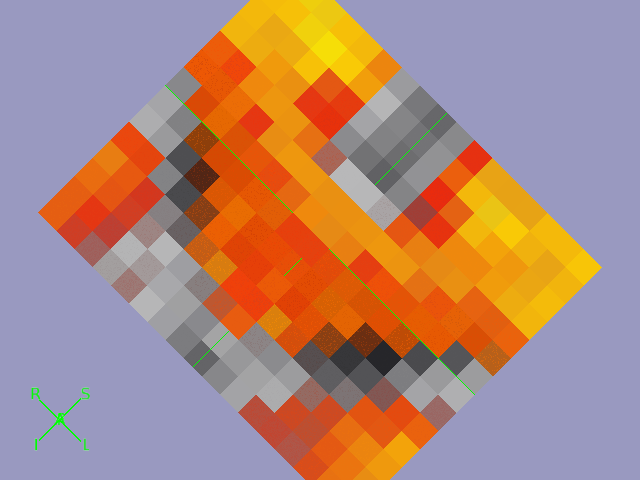
#> input picture fsleyes/tests/testdata/test_render_3d_-dl_-noc_-rot_0_0_-45_3d.nii.gz_3d.nii.gz_-cr_6300_8000_-cm_red-yellow.png, 640 x 480 px
$ python compare_images.py testdata/test_render_3d_-dl_-noc_-rot_0_0_-45_3d.nii.gz_3d.nii.gz_-cr_6300_8000_-cm_red-yellow.png 5
#> lines starting #> are read from the running program, lines starting #| are printed output that depends on the picture; pictures that were not available may be replaced by others from this repository, and a replacement may not be noted
#> further down, image1 is the input picture: shape (480, 640, 4) float32; mean R, G, B, A 0.687, 0.533, 0.475, 1
#!/usr/bin/env python
#
# compare_images.py - compare two images
#
# Author: Paul McCarthy <pauldmccarthy@gmail.com>
#


import sys

import numpy         as np
import scipy.ndimage as ndi

import matplotlib.image as mplimg

def match_shapes(img1, img2):
    # pad both images
    if img1.shape == img2.shape:
        return img1, img2

    nchannels = img1.shape[2]
    i1w, i1h  = img1.shape[:2]
    i2w, i2h  = img2.shape[:2]

    maxw = max(i1w, i2w)
    maxh = max(i1h, i2h)

    newimg1 = np.zeros((maxw, maxh, nchannels), dtype=np.uint8)
    newimg2 = np.zeros((maxw, maxh, nchannels), dtype=np.uint8)

    i1woff = int(round((maxw - i1w) / 2.0))
    i1hoff = int(round((maxh - i1h) / 2.0))
    i2woff = int(round((maxw - i2w) / 2.0))
    i2hoff = int(round((maxh - i2h) / 2.0))

    newimg1[i1woff:i1woff + i1w,
            i1hoff:i1hoff + i1h, :] = img1
    newimg2[i2woff:i2woff + i2w,
            i2hoff:i2hoff + i2h, :] = img2

    return newimg1, newimg2


def compare_images(img1, img2, threshold):
    """Compares two images using the euclidean distance in RGB space
    between pixels. Returns a tuple containing:

     - A boolean value indicating whether the test passed (the images
       were the same).

     - The sum of the normalised RGB distance between all pixels.
    """
#> called with threshold = 100

    # Discard alpha values
    img1 = img1[:, :, :3]
    img2 = img2[:, :, :3]

    img1, img2 = match_shapes(img1, img2)

    img1 = ndi.gaussian_filter(img1, sigma=(2, 2, 0), order=0)
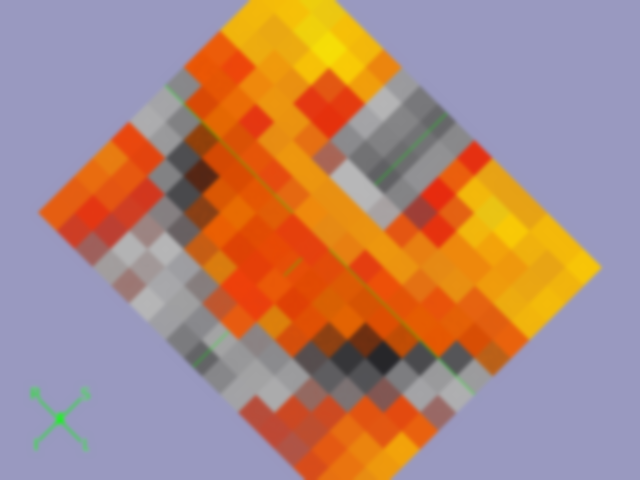
#> img1: shape (480, 640, 3) float32; mean R, G, B 0.687, 0.533, 0.475
    img2 = ndi.gaussian_filter(img2, sigma=(2, 2, 0), order=0)

    flat1   = img1.reshape(-1, 3)
    flat2   = img2.reshape(-1, 3)

    dist    = np.sqrt(np.sum((flat1 - flat2) ** 2, axis=1))
    dist    = dist.reshape(img1.shape[:2])
#> dist: shape (480, 640) float32; every value is 0
    dist    = dist / np.sqrt(3 * 255 * 255)

    ttlDiff = np.sum(dist)
#> ttlDiff = 0

    passed = ttlDiff <= threshold
#> passed = True

    return passed, ttlDiff


if __name__ == '__main__':

    argv = sys.argv[1:]
    if len(argv) not in (2, 3):
        print('Usage: compare_images.py image1 image2 [threshold]')
        sys.exit(1)

    image1 = argv[0]
    image2 = argv[1]

    if len(argv) == 2: threshold = 100
    else:              threshold = int(argv[2])

    # TODO use imageio instead of mplimg
    image1 = mplimg.imread(image1)
    image2 = mplimg.imread(image2)

    passed, diff = compare_images(image1, image2, threshold)
#> passed = True; diff = 0

    print(diff)
#| 0.0

    if passed: sys.exit(0)
#> (the program exits here)

$ run again, on fsleyes/tests/testdata/test_render_3d_-dl_-noc_-rot_0_0_45_3d.nii.gz_3d.nii.gz_-cr_6300_8000_-cm_red-yellow.png
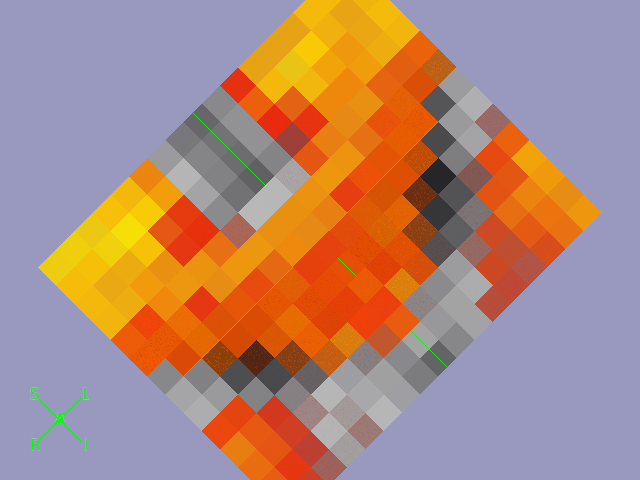
#> input picture fsleyes/tests/testdata/test_render_3d_-dl_-noc_-rot_0_0_45_3d.nii.gz_3d.nii.gz_-cr_6300_8000_-cm_red-yellow.png, 640 x 480 px
#> image1 is the input picture: shape (480, 640, 4) float32; mean R, G, B, A 0.687, 0.534, 0.475, 1
#> in compare_images, `img1 = ndi.gaussian_filter(img1, sigma=(2, 2, 0), order=0)`:
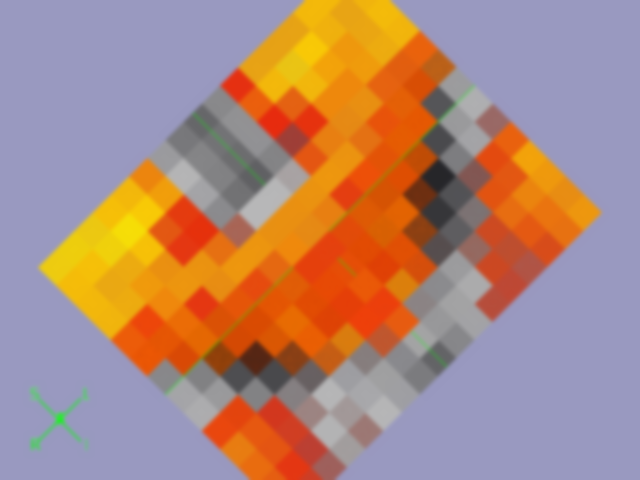
#> img1: shape (480, 640, 3) float32; mean R, G, B 0.688, 0.534, 0.475
#> dist: shape (480, 640) float32; every value is 0
#> ttlDiff = 0
#> in compare_images, `passed = ttlDiff <= threshold`: passed = True
#> `passed, diff = compare_images(image1, image2, threshold)`: diff = 0
#| 0.0
